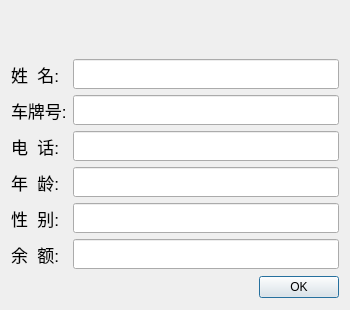
<?xml version="1.0" encoding="UTF-8"?>
<ui version="4.0">
 <class>zFindResult</class>
 <widget class="QDialog" name="zFindResult">
  <property name="geometry">
   <rect>
    <x>0</x>
    <y>0</y>
    <width>350</width>
    <height>310</height>
   </rect>
  </property>
  <property name="windowTitle">
   <string>Dialog</string>
  </property>
  <layout class="QVBoxLayout" name="verticalLayout">
   <item>
    <widget class="QLabel" name="label_findHint">
     <property name="maximumSize">
      <size>
       <width>16777215</width>
       <height>40</height>
      </size>
     </property>
     <property name="font">
      <font>
       <pointsize>13</pointsize>
      </font>
     </property>
     <property name="text">
      <string/>
     </property>
     <property name="alignment">
      <set>Qt::AlignCenter</set>
     </property>
    </widget>
   </item>
   <item>
    <layout class="QGridLayout" name="gridLayout">
     <item row="1" column="2">
      <widget class="QLineEdit" name="le_carNumber">
       <property name="minimumSize">
        <size>
         <width>0</width>
         <height>30</height>
        </size>
       </property>
       <property name="font">
        <font>
         <pointsize>13</pointsize>
        </font>
       </property>
       <property name="maxLength">
        <number>10</number>
       </property>
       <property name="readOnly">
        <bool>true</bool>
       </property>
      </widget>
     </item>
     <item row="1" column="0">
      <widget class="QLabel" name="label">
       <property name="font">
        <font>
         <pointsize>13</pointsize>
        </font>
       </property>
       <property name="text">
        <string>车牌号:</string>
       </property>
      </widget>
     </item>
     <item row="5" column="0">
      <widget class="QLabel" name="label_2">
       <property name="font">
        <font>
         <pointsize>13</pointsize>
        </font>
       </property>
       <property name="text">
        <string>余  额:</string>
       </property>
      </widget>
     </item>
     <item row="5" column="2">
      <widget class="QLineEdit" name="le_balance">
       <property name="minimumSize">
        <size>
         <width>0</width>
         <height>30</height>
        </size>
       </property>
       <property name="font">
        <font>
         <pointsize>13</pointsize>
        </font>
       </property>
       <property name="maxLength">
        <number>10</number>
       </property>
       <property name="readOnly">
        <bool>true</bool>
       </property>
      </widget>
     </item>
     <item row="0" column="0">
      <widget class="QLabel" name="label_3">
       <property name="font">
        <font>
         <pointsize>13</pointsize>
        </font>
       </property>
       <property name="text">
        <string>姓  名:</string>
       </property>
      </widget>
     </item>
     <item row="0" column="2">
      <widget class="QLineEdit" name="le_name">
       <property name="minimumSize">
        <size>
         <width>0</width>
         <height>30</height>
        </size>
       </property>
       <property name="font">
        <font>
         <pointsize>13</pointsize>
        </font>
       </property>
       <property name="readOnly">
        <bool>true</bool>
       </property>
      </widget>
     </item>
     <item row="2" column="0">
      <widget class="QLabel" name="label_5">
       <property name="font">
        <font>
         <pointsize>13</pointsize>
        </font>
       </property>
       <property name="text">
        <string>电  话:</string>
       </property>
      </widget>
     </item>
     <item row="3" column="0">
      <widget class="QLabel" name="label_6">
       <property name="font">
        <font>
         <pointsize>13</pointsize>
        </font>
       </property>
       <property name="text">
        <string>年  龄:</string>
       </property>
      </widget>
     </item>
     <item row="2" column="2">
      <widget class="QLineEdit" name="le_phoneNumber">
       <property name="minimumSize">
        <size>
         <width>0</width>
         <height>30</height>
        </size>
       </property>
       <property name="font">
        <font>
         <pointsize>13</pointsize>
        </font>
       </property>
       <property name="inputMask">
        <string>00000000000</string>
       </property>
       <property name="maxLength">
        <number>11</number>
       </property>
       <property name="readOnly">
        <bool>true</bool>
       </property>
      </widget>
     </item>
     <item row="4" column="0">
      <widget class="QLabel" name="label_4">
       <property name="font">
        <font>
         <pointsize>13</pointsize>
        </font>
       </property>
       <property name="text">
        <string>性  别:</string>
       </property>
      </widget>
     </item>
     <item row="4" column="2">
      <widget class="QLineEdit" name="le_sex">
       <property name="minimumSize">
        <size>
         <width>0</width>
         <height>30</height>
        </size>
       </property>
       <property name="font">
        <font>
         <pointsize>13</pointsize>
        </font>
       </property>
       <property name="inputMask">
        <string>00000000000000000&gt;n</string>
       </property>
       <property name="maxLength">
        <number>18</number>
       </property>
       <property name="readOnly">
        <bool>true</bool>
       </property>
      </widget>
     </item>
     <item row="3" column="2">
      <widget class="QLineEdit" name="le_age">
       <property name="minimumSize">
        <size>
         <width>0</width>
         <height>30</height>
        </size>
       </property>
       <property name="font">
        <font>
         <pointsize>13</pointsize>
        </font>
       </property>
      </widget>
     </item>
    </layout>
   </item>
   <item>
    <widget class="QDialogButtonBox" name="buttonBox">
     <property name="orientation">
      <enum>Qt::Horizontal</enum>
     </property>
     <property name="standardButtons">
      <set>QDialogButtonBox::Ok</set>
     </property>
    </widget>
   </item>
  </layout>
 </widget>
 <resources/>
 <connections/>
</ui>
